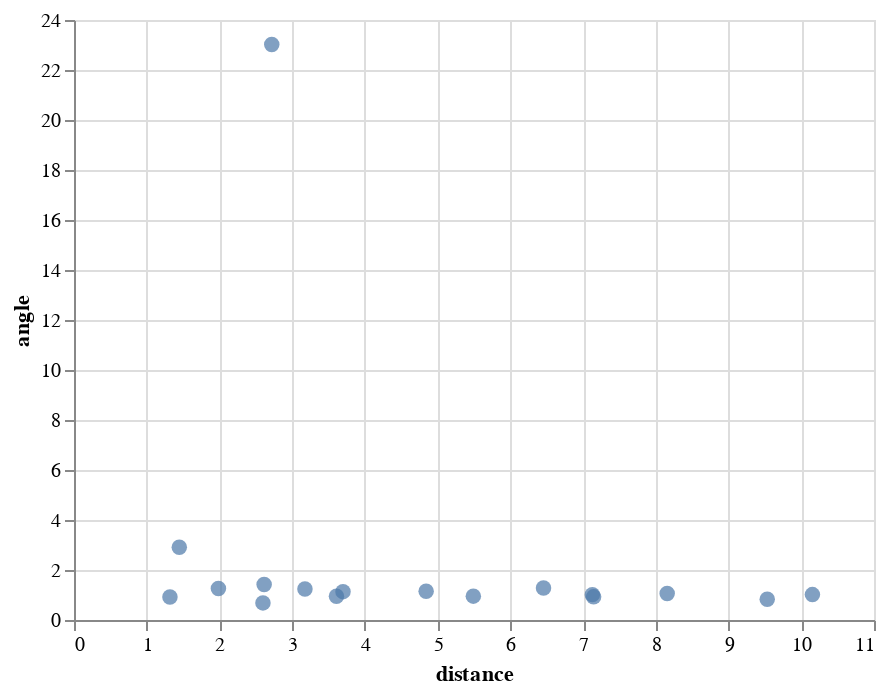

The notebook cell saved with this chart:
### Code cell
df = pd.DataFrame()
df['distance'] = res['distance']
df['angle'] = res['angle']
df['driver'] = range(len(res['angle']))
alt.Chart(df).mark_circle(size=60).encode(
    x='distance',
    y='angle',
    tooltip=['driver']
).interactive()

### Figure 1 — Vega-Lite specification as saved in the notebook (floating-point values rounded to 4 significant figures)
{"config": {"view": {"continuousWidth": 400, "continuousHeight": 300}}, "data": {"name": "data-88f55a25050e661a41157fffbd5ec88b"}, "mark": {"type": "circle", "size": 60}, "encoding": {"tooltip": [{"field": "driver", "type": "quantitative"}], "x": {"field": "distance", "type": "quantitative"}, "y": {"field": "angle", "type": "quantitative"}}, "selection": {"selector006": {"type": "interval", "bind": "scales", "encodings": ["x", "y"]}}, "$schema": "https://vega.github.io/schema/vega-lite/v4.17.0.json", "datasets": {"data-88f55a25050e661a41157fffbd5ec88b": [{"distance": 2.598, "angle": 0.6844, "driver": 0}, {"distance": 1.319, "angle": 0.9178, "driver": 1}, {"distance": 7.127, "angle": 1.015, "driver": 2}, {"distance": 4.842, "angle": 1.146, "driver": 3}, {"distance": 3.609, "angle": 0.9505, "driver": 4}, {"distance": 6.456, "angle": 1.284, "driver": 5}, {"distance": 1.986, "angle": 1.259, "driver": 6}, {"distance": 3.175, "angle": 1.242, "driver": 7}, {"distance": 2.614, "angle": 1.421, "driver": 8}, {"distance": 2.719, "angle": 23.02, "driver": 9}, {"distance": 8.156, "angle": 1.057, "driver": 10}, {"distance": 9.532, "angle": 0.8291, "driver": 11}, {"distance": 1.448, "angle": 2.914, "driver": 12}, {"distance": 3.699, "angle": 1.134, "driver": 13}, {"distance": 10.15, "angle": 1.016, "driver": 14}, {"distance": 5.491, "angle": 0.9547, "driver": 15}, {"distance": 7.145, "angle": 0.9258, "driver": 16}]}}
